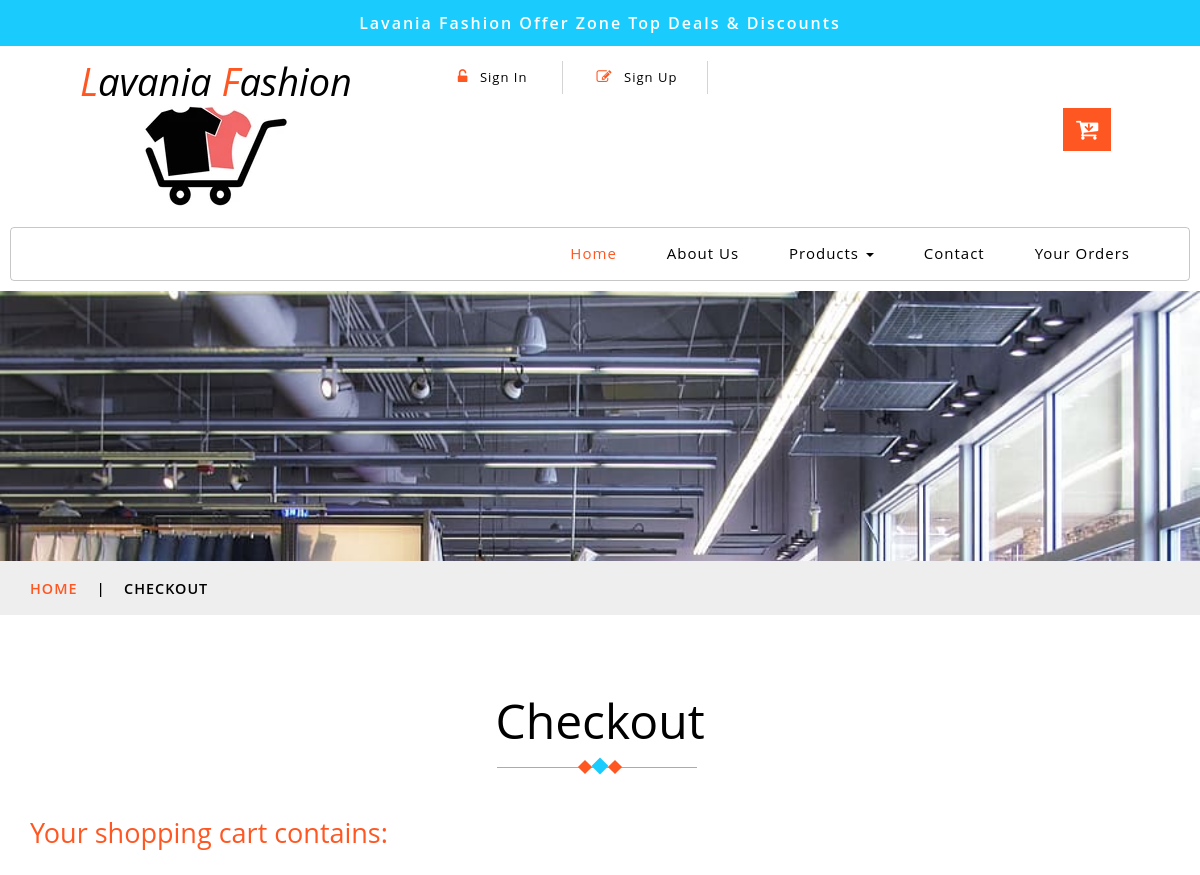
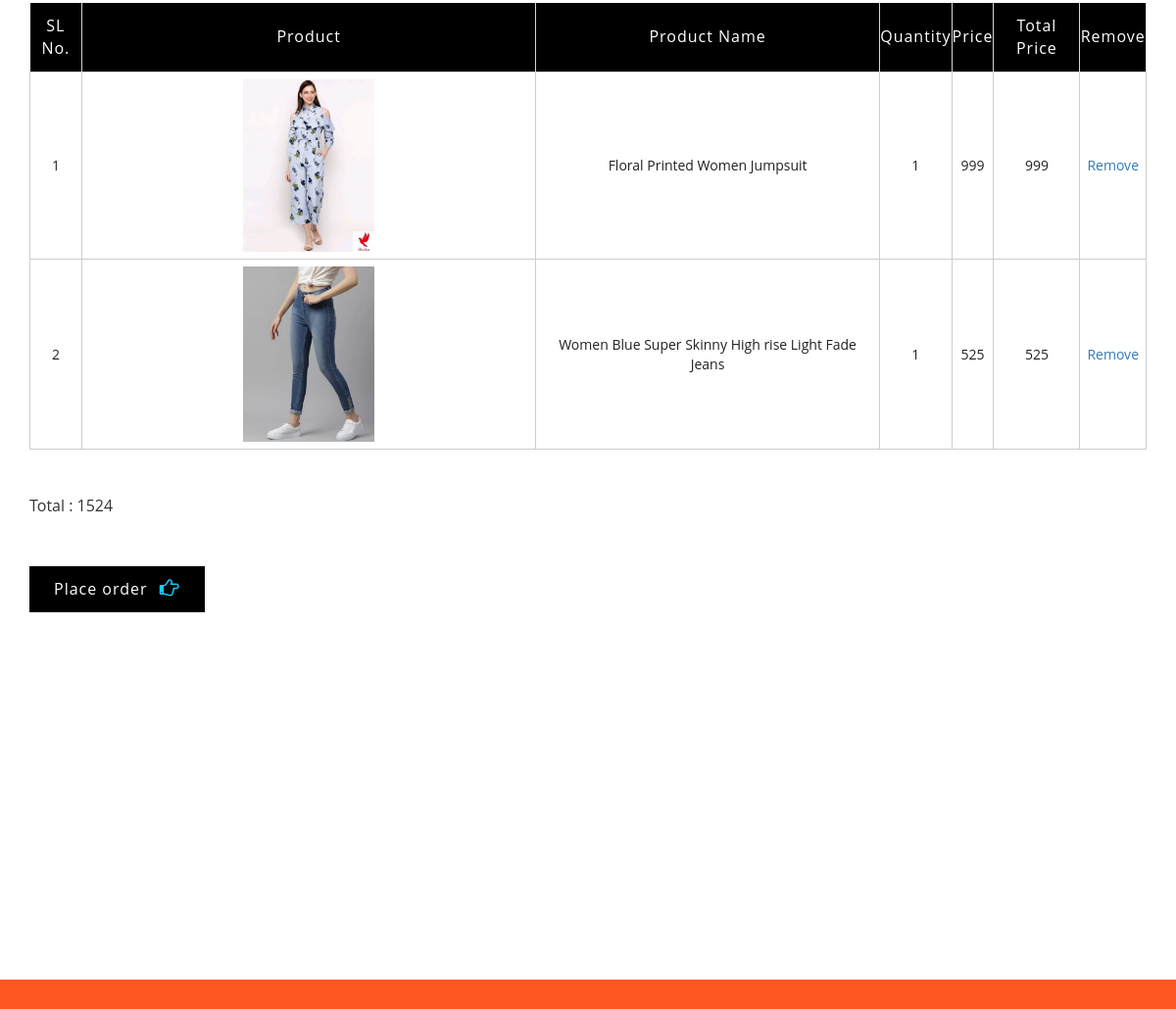
Page /checkout (signed in) on the committed database (2 pictures, top to bottom).
### myapp/models.py (models this page shows, shortened)
class cart(models.Model):
    product_id = models.ForeignKey(product,on_delete=models.CASCADE,null=True)
    customer_id = models.ForeignKey(registration,on_delete=models.CASCADE,null=True)
    order_qua = models.IntegerField()
    order_totalprice = models.IntegerField()
    orderid = models.IntegerField()
    productstatus = models.IntegerField()

class product(models.Model):
    p_name = models.CharField(max_length=50)
    p_price = models.IntegerField()
    p_cid = models.ForeignKey(category,on_delete=models.CASCADE,null=True)
    p_des = models.TextField(max_length=500)
    p_qua = models.IntegerField()
    p_status = models.CharField(max_length=30)
    p_image = models.ImageField(upload_to='photos')
    def admin_photo(self):
        return mark_safe('<img src="{}" width="100"/>'.format(self.p_image.url))
    admin_photo.allow_tags = True

### myapp/views.py (the view)
# urls.py: path('checkout',views.checkoutpage,name="checkout.html"),
def checkoutpage(request):
    uid = request.session["logid"]
    getdata = cart.objects.filter(customer_id=uid,productstatus=0)
    carttotal = cart.objects.filter(customer_id=uid, productstatus=0).aggregate(Sum("order_totalprice"))
    carttotal = carttotal.get("order_totalprice__sum")
    print(carttotal)
    context = {
        'data':getdata,
        'total':carttotal
    }
    return render(request,"checkout.html",context)

### myapp/templates/checkout.html (shortened to what this page needs)
<!DOCTYPE html>
{% load static %}
<html lang="zxx">
<head>
	<link href=" {% static 'css/bootstrap.css' %} " rel="stylesheet" type="text/css" media="all" />
	<link href=" {% static 'css/style.css' %} " rel="stylesheet" type="text/css" media="all" />
	<link href=" {% static 'css/font-awesome.css' %} " rel="stylesheet">
	<link href=" {% static 'css/popuo-box.css' %} " rel="stylesheet" type="text/css" media="all" />
	<link rel="stylesheet" type="text/css" href=" {% static 'css/jquery-ui1.css' %} ">
</head>
<body>
	<div class="header-most-top">
		<p>Lavania Fashion Offer Zone Top Deals & Discounts</p>
	</div>
	<div class="header-bot">
		<div class="header-bot_inner_wthreeinfo_header_mid">
			<div class="col-md-4 logo_agile">
				<h1>
					<a href=" {% url 'index.html' %} ">
						<span>L</span>avania
						<span>F</span>ashion
						<img src=" {% static 'images/logo2.png' %} " alt=" ">
					</a>
				</h1>
			</div>
			<div class="col-md-8 header">
				<ul>
					<li>
						<a href="#" data-toggle="modal" data-target="#myModal1">
							<span class="fa fa-unlock-alt" aria-hidden="true"></span> Sign In </a>
					</li>
					<li>
						<a href="#" data-toggle="modal" data-target="#myModal2">
							<span class="fa fa-pencil-square-o" aria-hidden="true"></span> Sign Up </a>
					</li>
				</ul>
				<div class="top_nav_right">
					<div class="wthreecartaits wthreecartaits2 cart cart box_1">
						<form action="/cartdetails" method="post" class="last">
							<button class="w3view-cart" type="submit" name="submit" value="">
								<i class="fa fa-cart-arrow-down" aria-hidden="true"></i>
							</button>
						</form>
					</div>
				</div>
				<div class="clearfix"></div>
			</div>
			<div class="clearfix"></div>
		</div>
	</div>
	<div class="ban-top">
		<div class="container">
			<div class="top_nav_left">
				<nav class="navbar navbar-default">
					<div class="container-fluid">
						<div class="collapse navbar-collapse menu--shylock" id="bs-example-navbar-collapse-1">
							<ul class="nav navbar-nav menu__list">
								<li class="active">
									<a class="nav-stylehead" href=" {% url 'index.html' %} ">Home
									</a>
								</li>
								<li class="">
									<a class="nav-stylehead" href=" {% url 'about.html' %} ">About Us</a>
								</li>
								<li class="dropdown">
									<a href="#" class="dropdown-toggle nav-stylehead" data-toggle="dropdown" role="button" aria-haspopup="true" aria-expanded="false">Products
										<span class="caret"></span>
									</a>
								</li>
								<li class="">
									<a class="nav-stylehead" href=" {% url 'contact.html' %} ">Contact</a>
								</li>
								<li class="">
									<a class="nav-stylehead" href=" {% url 'yourorder' %} ">Your Orders</a>
								</li>
							</ul>
						</div>
					</div>
				</nav>
			</div>
		</div>
	</div>
	<div class="page-head_agile_info_w3l">
	</div>
	<div class="services-breadcrumb">
		<div class="agile_inner_breadcrumb">
			<div class="container">
				<ul class="w3_short">
					<li>
						<a href=" {% url 'index.html' %} ">Home</a>
						<i>|</i>
					</li>
					<li>Checkout</li>
				</ul>
			</div>
		</div>
	</div>
	<div class="privacy">
		<div class="container">
			<h3 class="tittle-w3l">Checkout
				<span class="heading-style">
					<i></i>
					<i></i>
					<i></i>
				</span>
			</h3>
			<div class="checkout-right">
				<h4>Your shopping cart contains:
				</h4>
				<div class="table-responsive">
					<table class="timetable_sub">
						<thead>
							<tr>
								<th>SL No.</th>
								<th>Product</th>
								<th>Product Name</th>
								<th>Quantity</th>
								<th>Price</th>
								<th>Total Price</th>
								<th>Remove</th>
							</tr>
						</thead>
						<tbody>
						{% for i in data %}
							<tr class="rem1">
								<td class="invert">{{ forloop.counter }}</td>
								<td class="invert-image">
									<a href=" {% static 'single2.html' %} ">
										<img src="/media/{{ i.product_id.p_image }}" alt=" " class="img-responsive">
									</a>
								</td>
								<td class="invert">{{ i.product_id.p_name }}</td>
								<td class="invert">
										{{ i.order_qua }}
								</td>
								<td class="invert">{{ i.product_id.p_price }}</td>
								<td class="invert">{{ i.order_totalprice }}</td>
								<td>
									<a href="/delete/{{ i.id }}"> Remove </a>
								</td>
							</tr>
						{% endfor %}
						</tbody>
					</table>
				</div>
			</div>
			<br/>
			<br/>
			Total :  {{ total }}
			<div class="checkout-left">
				<div class="address_form_agile">
					<div class="checkout-right-basket">
						<a href="/placeorder">Place order
							<span class="fa fa-hand-o-right" aria-hidden="true"></span>
						</a>
					</div>
				</div>
			</div>
		</div>
	</div>
	<footer>
		<div class="container">
			<div class="footer-info w3-agileits-info">
				<div class="col-sm-5 address-right">
					<div class="col-xs-6 footer-grids">
					</div>
					<div class="col-xs-6 footer-grids agile-secomk">
					</div>
					<div class="clearfix"></div>
				</div>
				<div class="col-sm-5 address-right">
					<div class="col-xs-6 footer-grids">
					</div>
				</div>
				<div class="clearfix"></div>
			</div>
		</div>
	</footer>
	<div class="copy-right">
	</div>
</body>
</html>

### rows in the picture
cart: product_id.p_image (picture), product_id.p_name "Floral Printed Women Jumpsuit", order_qua "1", product_id.p_price "999", order_totalprice "999"
cart: product_id.p_image (picture), product_id.p_name "Women Blue Super Skinny High rise Light Fade Jeans", order_qua "1", product_id.p_price "525", order_totalprice "525"

### other values in the picture
{{ total }} "1524"
